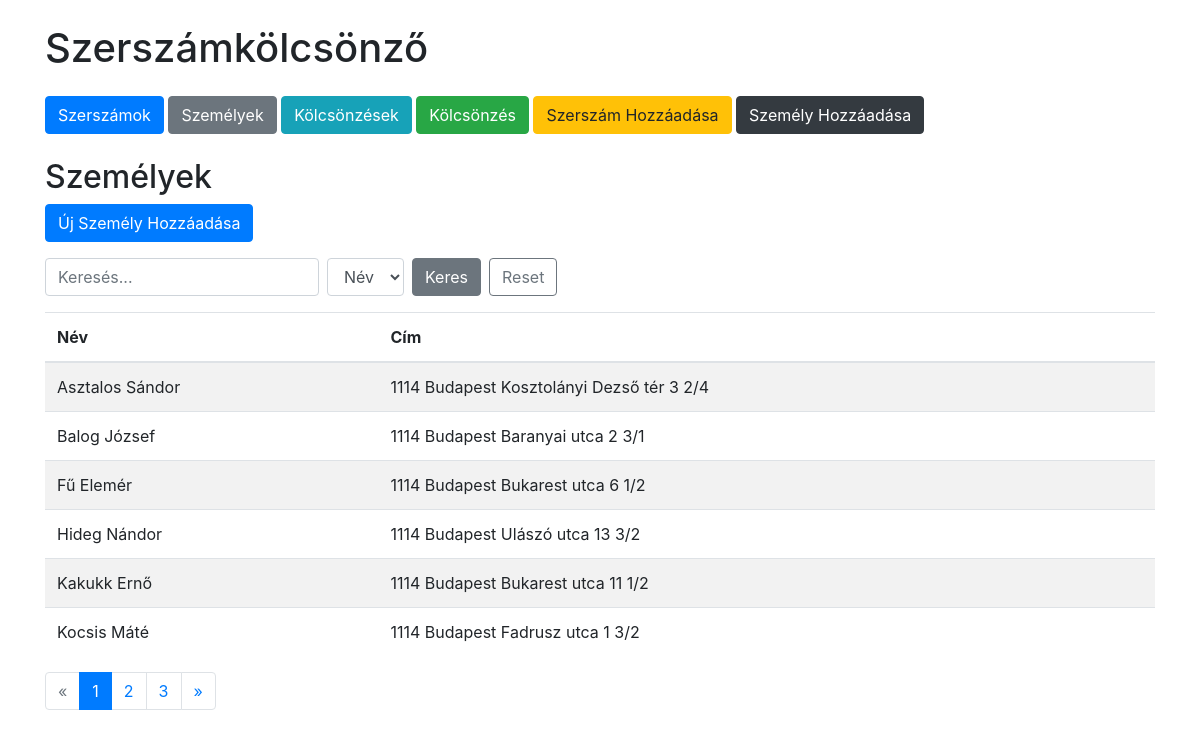
Page /persons on the committed database.
### tables this page shows
CREATE TABLE persons (
            id INTEGER PRIMARY KEY AUTOINCREMENT,
            name TEXT NOT NULL,
            address TEXT NOT NULL
        );

### app.py (the view, shortened to what this page needs)
@app.route('/persons')
def persons():
    search_query = request.args.get('search', '')
    filter_by = request.args.get('filter', 'name')
    page = int(request.args.get('page', 1))
    per_page = PER_PAGE
    conn = get_db_connection()
    base_query = 'SELECT * FROM persons'
    params = []
    count_query = f'SELECT COUNT(*) FROM ({base_query})'
    total = conn.execute(count_query, params).fetchone()[0]
    total_pages = math.ceil(total / per_page)
    paginated_query = base_query + ' ORDER BY name ASC LIMIT ? OFFSET ?'
    params.extend([per_page, (page - 1) * per_page])
    persons = conn.execute(paginated_query, params).fetchall()
    conn.close()
    return render_template('persons.html',
                           persons=persons,
                           search_query=search_query,
                           filter_by=filter_by,
                           page=page,
                           total_pages=total_pages)

### app.py (called while the page is built)
def get_db_connection():
    conn = sqlite3.connect(DATABASE)
    conn.row_factory = sqlite3.Row
    return conn

### templates/persons.html (shortened to what this page needs)
{% extends 'base.html' %}
{% block content %}
<h2>Személyek</h2>
<a href="{{ url_for('add_person') }}" class="btn btn-primary mb-3">Új Személy Hozzáadása</a>
<form method="get" class="form-inline mb-3">
    <div class="form-group mr-2">
        <input type="text" class="form-control" name="search" placeholder="Keresés..." value="{{ search_query }}">
    </div>
    <div class="form-group mr-2">
        <select class="form-control" name="filter">
            <option value="name" {% if filter_by == 'name' %}selected{% endif %}>Név</option>
        </select>
    </div>
    <button type="submit" class="btn btn-secondary">Keres</button>
    <a href="{{ url_for('persons') }}" class="btn btn-outline-secondary ml-2">Reset</a>
</form>
<table class="table table-striped">
    <thead>
        <tr>
            <th>Név</th>
            <th>Cím</th>
        </tr>
    </thead>
    <tbody>
        {% for person in persons %}
        <tr>
            <td>{{ person.name }}</td>
            <td>{{ person.address }}</td>
        </tr>
        {% endfor %}
    </tbody>
</table>
<nav aria-label="Page navigation">
  <ul class="pagination">
    <li class="page-item {% if page == 1 %}disabled{% endif %}">
      <a class="page-link" href="{{ url_for('persons', search=search_query, filter=filter_by, page=page-1) }}" aria-label="Previous">
        <span aria-hidden="true">&laquo;</span>
      </a>
    </li>
    {% for p in range(1, total_pages + 1) %}
    <li class="page-item {% if p == page %}active{% endif %}">
      <a class="page-link" href="{{ url_for('persons', search=search_query, filter=filter_by, page=p) }}">{{ p }}</a>
    </li>
    {% endfor %}
    <li class="page-item {% if page == total_pages %}disabled{% endif %}">
      <a class="page-link" href="{{ url_for('persons', search=search_query, filter=filter_by, page=page+1) }}" aria-label="Next">
        <span aria-hidden="true">&raquo;</span>
      </a>
    </li>
  </ul>
</nav>
{% endblock %}

### rows in the picture
persons: name "Asztalos Sándor", address "1114 Budapest Kosztolányi Dezső tér 3 2/4"
persons: name "Balog József", address "1114 Budapest Baranyai utca 2 3/1"
persons: name "Fű Elemér", address "1114 Budapest Bukarest utca 6 1/2"
persons: name "Hideg Nándor", address "1114 Budapest Ulászó utca 13 3/2"
persons: name "Kakukk Ernő", address "1114 Budapest Bukarest utca 11 1/2"
persons: name "Kocsis Máté", address "1114 Budapest Fadrusz utca 1 3/2"

### other values in the picture
{{ p }} "1" "2" "3"
